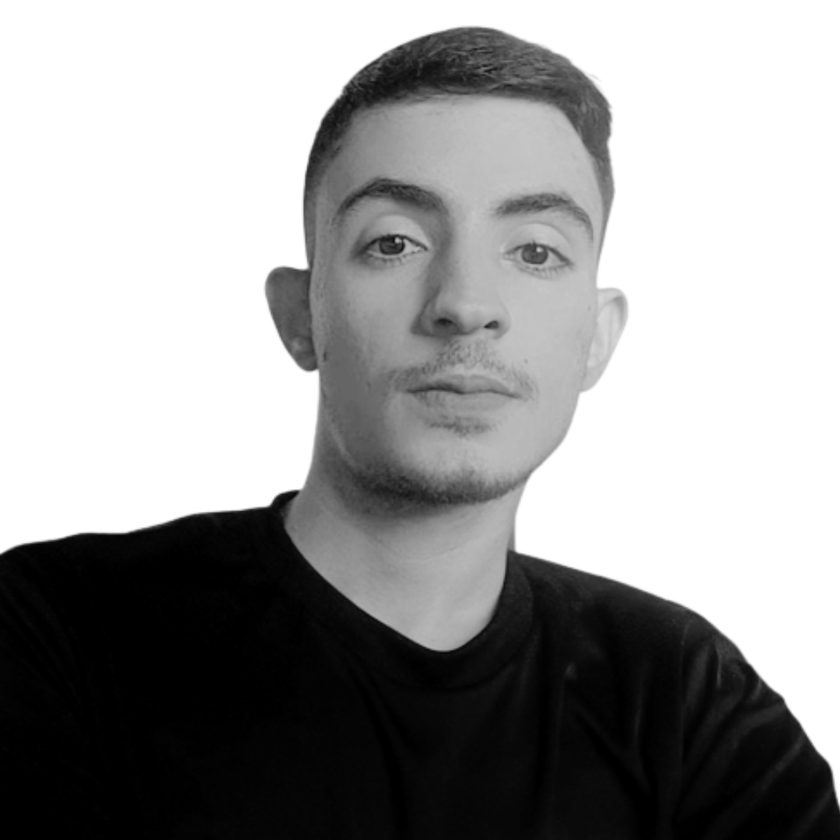
#> input picture Imagens/00_edilson.png, 840 x 840 px, shrunk from 1080 x 1080 before the run
$ jupyter execute 07_histograma_calculo_apresentacao.ipynb
#> lines starting #> are read from the running program, lines starting #| are printed output that depends on the picture
#### HISTOGRAMA - CÁLCULO E APRESENTAÇÃO

[cell 1]
import cv2
import numpy as np
import matplotlib.pyplot as plt

[cell 2]
def calcular_histograma(imagem):

    # Inicializando um vetor para armazenar as frequências de intensidade
    histograma = np.zeros(256, dtype=int)

    # Percorrendo todos os pixels da imagem
    altura, largura = imagem.shape
    for i in range(altura):
        for j in range(largura):
            # Obtendo o valor de intensidade do pixel atual
            intensidade = int(imagem[i, j])
            # Incrementando a contagem de frequência para esse valor de intensidade
            histograma[intensidade] += 1

    return histograma

[cell 3]
# Carregando a imagem em escala de cinza
imagem = cv2.imread('Imagens/00_edilson.png', cv2.IMREAD_GRAYSCALE)
#> imagem: shape (840, 840); min 0, max 255, mean 154.6

# Calculando o histograma
histograma = calcular_histograma(imagem)
#> after the loop in calcular_histograma, `for i in range(altura):`: histograma = 256 values, max 332170 at index 255, min 36 at index 219, mean 2756.2

# Plotando o histograma
plt.plot(histograma, color='black')
plt.xlabel('Intensidade')
plt.ylabel('Frequência')
plt.title('Histograma da Imagem em Escala de Cinza')
plt.show()
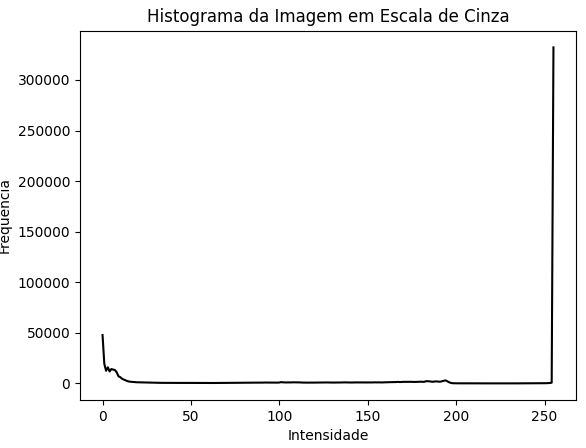
#> figure drawn by matplotlib, 1 panel; curve peaks at x = 255, y = 332170


$ run again, with Imagens/01_edilson_media_mascara_15x15.png copied over Imagens/00_edilson.png
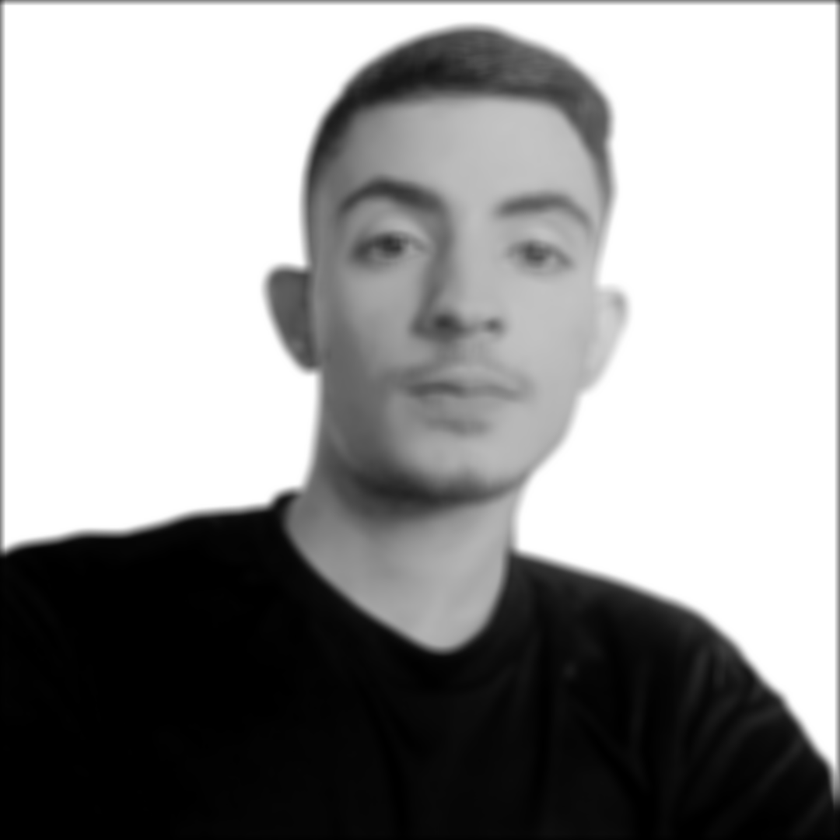
#> input picture Imagens/01_edilson_media_mascara_15x15.png, 840 x 840 px, shrunk from 1080 x 1080 before the run
#> imagem is the input picture: shape (840, 840); min 0, max 255, mean 153.2
#> after the loop in calcular_histograma, `for i in range(altura):`: histograma = 256 values, max 306121 at index 255, min 149 at index 215, mean 2756.2
#> `plt.show()`:
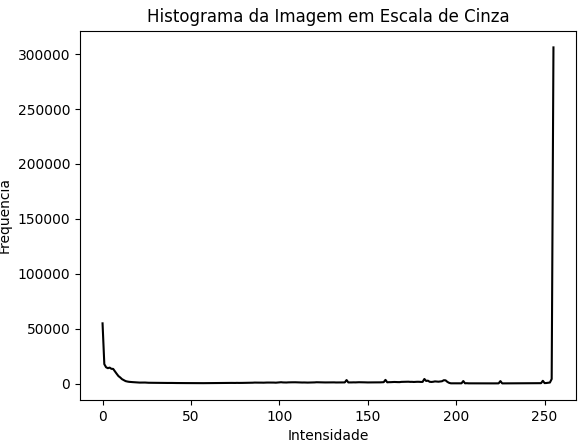
#> figure drawn by matplotlib, 1 panel; curve peaks at x = 255, y = 306121
